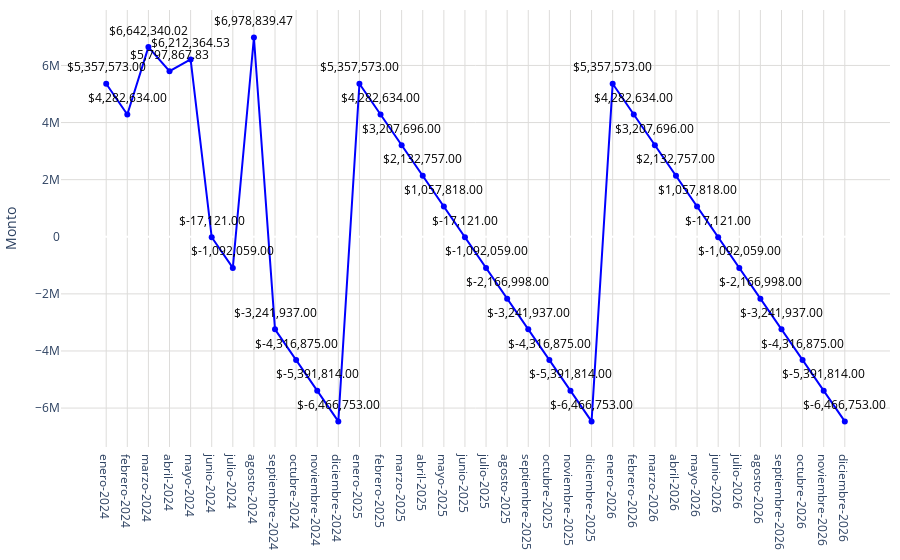

Notebook cell for this chart:
### Code cell
# Datos
año = nueva_conteo_pachuca['label']
promedio = nueva_conteo_pachuca['precio_promedio']

# Crear una función para formatear los valores grandes en palabras en español
def formatear_numero(valor):
    if valor >= 1_000_000_000_000:
        return f'{valor / 1_000_000_000:.2f} billones'
    elif valor >= 1_000_000_000:
        return f'{valor / 1_000_000_000:.0f} mil millones'  # Mil millones
    elif valor >= 1_000_000:
        return f'{valor / 1_000_000:.0f} millones'  # Millones
    elif valor >= 1_000:
        return f'{valor / 1_000:.0f} mil'  # Mil
    else:
        return str(valor)
# Configurar los valores y el texto del eje Y
tickvals = [4150000000000, 4160000000000, 4170000000000]
ticktext = [formatear_numero(val) for val in tickvals]

fig = go.Figure()
fig.add_trace(go.Scatter(
    x=año,
    y=promedio,
    mode='markers+lines',
    marker=dict(color='blue'),
))
# Agregar anotaciones para mostrar los valores encima de los puntos
for a, p in zip(año, promedio):
    fig.add_annotation(
        x=a,
        y=p,
        text=f"${p:,.2f}",  # Formatear el valor del promedio como moneda
        showarrow=False,
        font=dict(color='black', size=12),
        xshift=0,
        yshift=17,
        textangle=0
    )
# Actualizar diseño
fig.update_layout(
    #title='Plusvalía estimada',   
    yaxis=dict(
        title="Monto",
        gridwidth=1,  # Ancho de las líneas de la cuadrícula
        gridcolor='#dddcda', 

    ),
    xaxis=dict(
        gridcolor='#dddcda', 
        tickmode='array',
        tickvals=año,
        ticktext=año
    ),
    plot_bgcolor='rgba(0,0,0,0)',
        margin=dict(l=10, r=10, t=10, b=10)

)
# Exportar gráfica como archivo HTML
def guardar_grafico_como_html(fig, nombre_archivo, carpeta='graficas'):
    # Crear la carpeta si no existe
    if not os.path.exists(carpeta):
        os.makedirs(carpeta)
    
    # Gráfica como archivo HTML en la carpeta especificada
    pio.write_html(fig, f'{carpeta}/{nombre_archivo}.html')

guardar_grafico_como_html(fig, 'g_scatt_plusvaliaestimada', carpeta='graficas')
fig.show()

### Figure 1 — Plotly figure (JSON) as saved in the notebook; plotly's stock layout.template omitted (floating-point values rounded to 4 significant figures)
{"data": [{"marker": {"color": "blue"}, "mode": "markers+lines", "type": "scatter", "x": ["enero-2024", "febrero-2024", "marzo-2024", "abril-2024", "mayo-2024", "junio-2024", "julio-2024", "agosto-2024", "septiembre-2024", "octubre-2024", "noviembre-2024", "diciembre-2024", "enero-2025", "febrero-2025", "marzo-2025", "abril-2025", "mayo-2025", "junio-2025", "julio-2025", "agosto-2025", "septiembre-2025", "octubre-2025", "noviembre-2025", "diciembre-2025", "enero-2026", "febrero-2026", "marzo-2026", "abril-2026", "mayo-2026", "junio-2026", "julio-2026", "agosto-2026", "septiembre-2026", "octubre-2026", "noviembre-2026", "diciembre-2026"], "y": [5357573, 4282634, 6642000.0, 5798000.0, 6212000.0, -17121, -1092059, 6979000.0, -3241937, -4316875, -5391814, -6466753, 5357573, 4282634, 3207696, 2132757, 1057818, -17121, -1092059, -2166998, -3241937, -4316875, -5391814, -6466753, 5357573, 4282634, 3207696, 2132757, 1057818, -17121, -1092059, -2166998, -3241937, -4316875, -5391814, -6466753]}], "layout": {"annotations": [{"font": {"color": "black", "size": 12}, "showarrow": false, "text": "$5,357,573.00", "textangle": 0, "x": "enero-2024", "xshift": 0, "y": 5357573, "yshift": 17}, {"font": {"color": "black", "size": 12}, "showarrow": false, "text": "$4,282,634.00", "textangle": 0, "x": "febrero-2024", "xshift": 0, "y": 4282634, "yshift": 17}, {"font": {"color": "black", "size": 12}, "showarrow": false, "text": "$6,642,340.02", "textangle": 0, "x": "marzo-2024", "xshift": 0, "y": 6642000.0, "yshift": 17}, {"font": {"color": "black", "size": 12}, "showarrow": false, "text": "$5,797,867.83", "textangle": 0, "x": "abril-2024", "xshift": 0, "y": 5798000.0, "yshift": 17}, {"font": {"color": "black", "size": 12}, "showarrow": false, "text": "$6,212,364.53", "textangle": 0, "x": "mayo-2024", "xshift": 0, "y": 6212000.0, "yshift": 17}, {"font": {"color": "black", "size": 12}, "showarrow": false, "text": "$-17,121.00", "textangle": 0, "x": "junio-2024", "xshift": 0, "y": -17121, "yshift": 17}, {"font": {"color": "black", "size": 12}, "showarrow": false, "text": "$-1,092,059.00", "textangle": 0, "x": "julio-2024", "xshift": 0, "y": -1092059, "yshift": 17}, {"font": {"color": "black", "size": 12}, "showarrow": false, "text": "$6,978,839.47", "textangle": 0, "x": "agosto-2024", "xshift": 0, "y": 6979000.0, "yshift": 17}, {"font": {"color": "black", "size": 12}, "showarrow": false, "text": "$-3,241,937.00", "textangle": 0, "x": "septiembre-2024", "xshift": 0, "y": -3241937, "yshift": 17}, {"font": {"color": "black", "size": 12}, "showarrow": false, "text": "$-4,316,875.00", "textangle": 0, "x": "octubre-2024", "xshift": 0, "y": -4316875, "yshift": 17}, {"font": {"color": "black", "size": 12}, "showarrow": false, "text": "$-5,391,814.00", "textangle": 0, "x": "noviembre-2024", "xshift": 0, "y": -5391814, "yshift": 17}, {"font": {"color": "black", "size": 12}, "showarrow": false, "text": "$-6,466,753.00", "textangle": 0, "x": "diciembre-2024", "xshift": 0, "y": -6466753, "yshift": 17}, {"font": {"color": "black", "size": 12}, "showarrow": false, "text": "$5,357,573.00", "textangle": 0, "x": "enero-2025", "xshift": 0, "y": 5357573, "yshift": 17}, {"font": {"color": "black", "size": 12}, "showarrow": false, "text": "$4,282,634.00", "textangle": 0, "x": "febrero-2025", "xshift": 0, "y": 4282634, "yshift": 17}, {"font": {"color": "black", "size": 12}, "showarrow": false, "text": "$3,207,696.00", "textangle": 0, "x": "marzo-2025", "xshift": 0, "y": 3207696, "yshift": 17}, {"font": {"color": "black", "size": 12}, "showarrow": false, "text": "$2,132,757.00", "textangle": 0, "x": "abril-2025", "xshift": 0, "y": 2132757, "yshift": 17}, {"font": {"color": "black", "size": 12}, "showarrow": false, "text": "$1,057,818.00", "textangle": 0, "x": "mayo-2025", "xshift": 0, "y": 1057818, "yshift": 17}, {"font": {"color": "black", "size": 12}, "showarrow": false, "text": "$-17,121.00", "textangle": 0, "x": "junio-2025", "xshift": 0, "y": -17121, "yshift": 17}, {"font": {"color": "black", "size": 12}, "showarrow": false, "text": "$-1,092,059.00", "textangle": 0, "x": "julio-2025", "xshift": 0, "y": -1092059, "yshift": 17}, {"font": {"color": "black", "size": 12}, "showarrow": false, "text": "$-2,166,998.00", "textangle": 0, "x": "agosto-2025", "xshift": 0, "y": -2166998, "yshift": 17}, {"font": {"color": "black", "size": 12}, "showarrow": false, "text": "$-3,241,937.00", "textangle": 0, "x": "septiembre-2025", "xshift": 0, "y": -3241937, "yshift": 17}, {"font": {"color": "black", "size": 12}, "showarrow": false, "text": "$-4,316,875.00", "textangle": 0, "x": "octubre-2025", "xshift": 0, "y": -4316875, "yshift": 17}, {"font": {"color": "black", "size": 12}, "showarrow": false, "text": "$-5,391,814.00", "textangle": 0, "x": "noviembre-2025", "xshift": 0, "y": -5391814, "yshift": 17}, {"font": {"color": "black", "size": 12}, "showarrow": false, "text": "$-6,466,753.00", "textangle": 0, "x": "diciembre-2025", "xshift": 0, "y": -6466753, "yshift": 17}, {"font": {"color": "black", "size": 12}, "showarrow": false, "text": "$5,357,573.00", "textangle": 0, "x": "enero-2026", "xshift": 0, "y": 5357573, "yshift": 17}, {"font": {"color": "black", "size": 12}, "showarrow": false, "text": "$4,282,634.00", "textangle": 0, "x": "febrero-2026", "xshift": 0, "y": 4282634, "yshift": 17}, {"font": {"color": "black", "size": 12}, "showarrow": false, "text": "$3,207,696.00", "textangle": 0, "x": "marzo-2026", "xshift": 0, "y": 3207696, "yshift": 17}, {"font": {"color": "black", "size": 12}, "showarrow": false, "text": "$2,132,757.00", "textangle": 0, "x": "abril-2026", "xshift": 0, "y": 2132757, "yshift": 17}, {"font": {"color": "black", "size": 12}, "showarrow": false, "text": "$1,057,818.00", "textangle": 0, "x": "mayo-2026", "xshift": 0, "y": 1057818, "yshift": 17}, {"font": {"color": "black", "size": 12}, "showarrow": false, "text": "$-17,121.00", "textangle": 0, "x": "junio-2026", "xshift": 0, "y": -17121, "yshift": 17}, {"font": {"color": "black", "size": 12}, "showarrow": false, "text": "$-1,092,059.00", "textangle": 0, "x": "julio-2026", "xshift": 0, "y": -1092059, "yshift": 17}, {"font": {"color": "black", "size": 12}, "showarrow": false, "text": "$-2,166,998.00", "textangle": 0, "x": "agosto-2026", "xshift": 0, "y": -2166998, "yshift": 17}, {"font": {"color": "black", "size": 12}, "showarrow": false, "text": "$-3,241,937.00", "textangle": 0, "x": "septiembre-2026", "xshift": 0, "y": -3241937, "yshift": 17}, {"font": {"color": "black", "size": 12}, "showarrow": false, "text": "$-4,316,875.00", "textangle": 0, "x": "octubre-2026", "xshift": 0, "y": -4316875, "yshift": 17}, {"font": {"color": "black", "size": 12}, "showarrow": false, "text": "$-5,391,814.00", "textangle": 0, "x": "noviembre-2026", "xshift": 0, "y": -5391814, "yshift": 17}, {"font": {"color": "black", "size": 12}, "showarrow": false, "text": "$-6,466,753.00", "textangle": 0, "x": "diciembre-2026", "xshift": 0, "y": -6466753, "yshift": 17}], "margin": {"b": 10, "l": 10, "r": 10, "t": 10}, "plot_bgcolor": "rgba(0,0,0,0)", "xaxis": {"gridcolor": "#dddcda", "tickmode": "array", "ticktext": ["enero-2024", "febrero-2024", "marzo-2024", "abril-2024", "mayo-2024", "junio-2024", "julio-2024", "agosto-2024", "septiembre-2024", "octubre-2024", "noviembre-2024", "diciembre-2024", "enero-2025", "febrero-2025", "marzo-2025", "abril-2025", "mayo-2025", "junio-2025", "julio-2025", "agosto-2025", "septiembre-2025", "octubre-2025", "noviembre-2025", "diciembre-2025", "enero-2026", "febrero-2026", "marzo-2026", "abril-2026", "mayo-2026", "junio-2026", "julio-2026", "agosto-2026", "septiembre-2026", "octubre-2026", "noviembre-2026", "diciembre-2026"], "tickvals": ["enero-2024", "febrero-2024", "marzo-2024", "abril-2024", "mayo-2024", "junio-2024", "julio-2024", "agosto-2024", "septiembre-2024", "octubre-2024", "noviembre-2024", "diciembre-2024", "enero-2025", "febrero-2025", "marzo-2025", "abril-2025", "mayo-2025", "junio-2025", "julio-2025", "agosto-2025", "septiembre-2025", "octubre-2025", "noviembre-2025", "diciembre-2025", "enero-2026", "febrero-2026", "marzo-2026", "abril-2026", "mayo-2026", "junio-2026", "julio-2026", "agosto-2026", "septiembre-2026", "octubre-2026", "noviembre-2026", "diciembre-2026"]}, "yaxis": {"gridcolor": "#dddcda", "gridwidth": 1, "title": {"text": "Monto"}}}}
